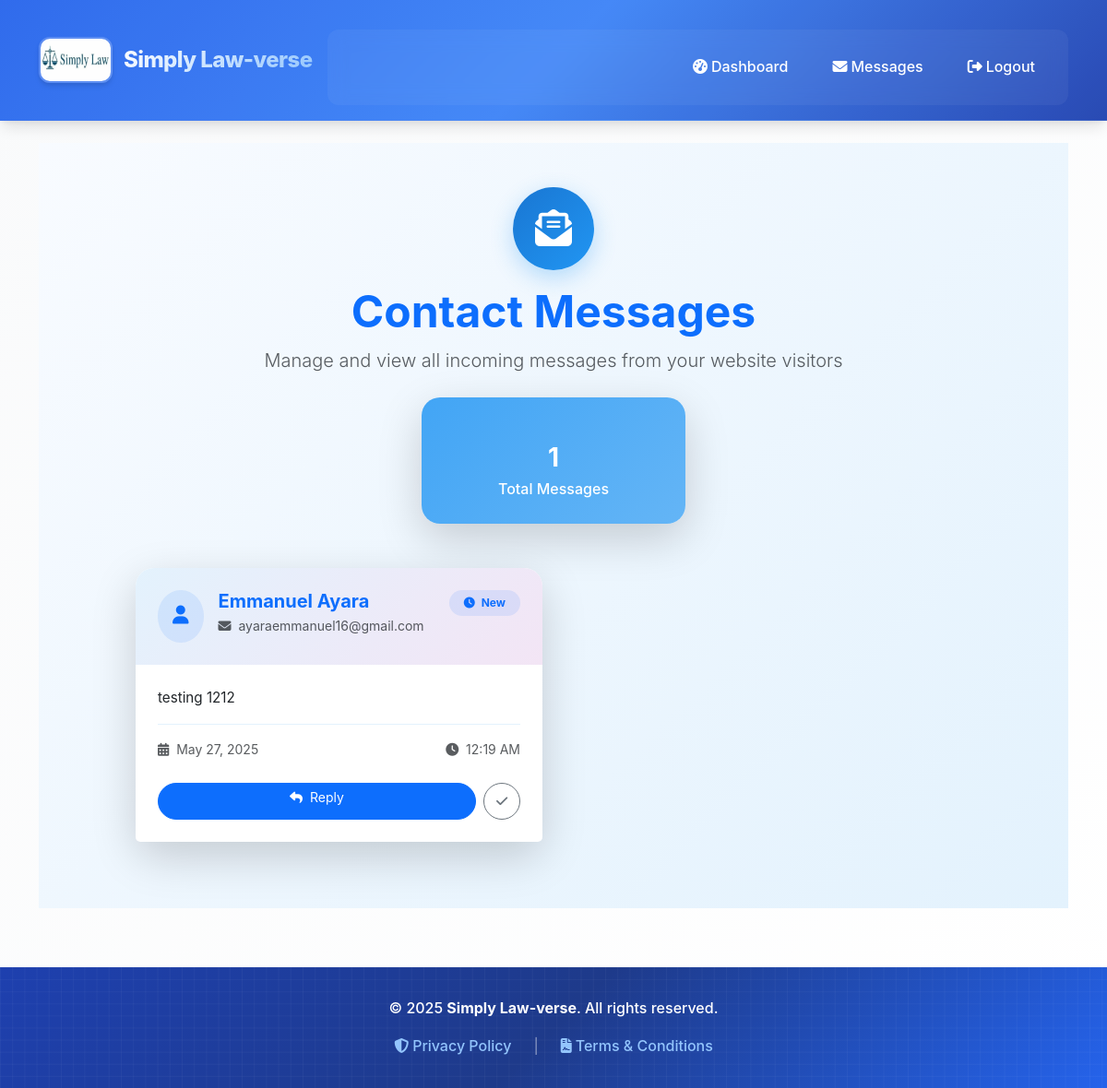
Screenshot of /messages (signed in) with the database file from the repository.
### models.py (models this page shows)
class Message(db.Model):
    id = db.Column(db.Integer, primary_key=True)
    name = db.Column(db.String(100), nullable=False)
    email = db.Column(db.String(120), nullable=False)
    message = db.Column(db.Text, nullable=False)
    date_sent = db.Column(db.DateTime, default=datetime.utcnow)

### routes.py (the view)
    @app.route('/messages')
    @login_required
    def view_messages():
        messages = Message.query.order_by(Message.date_sent.desc()).all()
        return render_template('messages.html', messages=messages)

### templates/messages.html (shortened to what this page needs)
{% extends 'layout.html' %}
{% block content %}
<div class="min-vh-100" style="background: linear-gradient(135deg, #f8fbff 0%, #e3f2fd 100%);">
  <div class="container py-5">
    <div class="row justify-content-center mb-5">
      <div class="col-12 col-lg-10">
        <div class="text-center mb-4">
          <div class="d-inline-block p-4 rounded-circle mb-3"
               style="background: linear-gradient(135deg, #1976d2 0%, #2196f3 100%); box-shadow: 0 8px 25px rgba(33, 150, 243, 0.3);">
            <i class="fas fa-envelope-open-text text-white" style="font-size: 2.5rem;"></i>
          </div>
          <h1 class="display-5 fw-bold text-primary mb-2">Contact Messages</h1>
          <p class="lead text-muted">Manage and view all incoming messages from your website visitors</p>
        </div>
        <div class="row justify-content-center">
          <div class="col-md-6 col-lg-4">
            <div class="card border-0 shadow-lg" style="border-radius: 20px; background: linear-gradient(135deg, #42a5f5 0%, #64b5f6 100%);">
              <div class="card-body text-center p-4">
                <div class="text-white">
                  <h3 class="fw-bold mb-1">{{ messages|length if messages else 0 }}</h3>
                  <p class="mb-0 fw-medium">Total Messages</p>
                </div>
              </div>
            </div>
          </div>
        </div>
      </div>
    </div>
    <div class="row justify-content-center">
      <div class="col-12 col-lg-10">
        {% if messages %}
          <div class="row">
            {% for msg in messages %}
              <div class="col-12 col-lg-6 mb-4">
                <div class="card border-0 shadow-lg h-100"
                     style="border-radius: 20px; transition: all 0.3s ease; background: white;">
                  <div class="card-header border-0 p-4"
                       style="background: linear-gradient(135deg, #e3f2fd 0%, #f3e5f5 100%); border-radius: 20px 20px 0 0;">
                    <div class="d-flex align-items-start">
                      <div class="bg-primary bg-opacity-10 rounded-circle p-3 me-3 flex-shrink-0">
                        <i class="fas fa-user text-primary fs-5"></i>
                      </div>
                      <div class="flex-grow-1">
                        <h5 class="fw-bold text-primary mb-1">{{ msg.name }}</h5>
                        <p class="text-muted mb-0 small">
                          <i class="fas fa-envelope me-1"></i>
                          {{ msg.email }}
                        </p>
                      </div>
                      <div class="text-end">
                        <span class="badge bg-primary bg-opacity-10 text-primary px-3 py-2 rounded-pill">
                          <i class="fas fa-clock me-1"></i>
                          New
                        </span>
                      </div>
                    </div>
                  </div>
                  <div class="card-body p-4">
                    <div class="message-content mb-3">
                      <p class="text-dark mb-0" style="line-height: 1.6; font-size: 0.95rem;">
                        {{ msg.message }}
                      </p>
                    </div>
                    <div class="d-flex justify-content-between align-items-center pt-3"
                         style="border-top: 1px solid #e3f2fd;">
                      <small class="text-muted">
                        <i class="fas fa-calendar-alt me-1"></i>
                        {{ msg.date_sent.strftime('%B %d, %Y') }}
                      </small>
                      <small class="text-muted">
                        <i class="fas fa-clock me-1"></i>
                        {{ msg.date_sent.strftime('%I:%M %p') }}
                      </small>
                    </div>
                  </div>
                  <div class="card-footer border-0 p-4 pt-0" style="background: white;">
                    <div class="d-flex gap-2">
                      <a href="mailto:{{ msg.email }}"
                         class="btn btn-primary btn-sm rounded-pill px-4 flex-fill"
                         style="transition: all 0.3s ease;">
                        <i class="fas fa-reply me-1"></i>
                        Reply
                      </a>
                      <button class="btn btn-outline-secondary btn-sm rounded-circle"
                              style="width: 40px; height: 40px; transition: all 0.3s ease;"
                              title="Mark as Read">
                        <i class="fas fa-check"></i>
                      </button>
                    </div>
                  </div>
                </div>
              </div>
            {% endfor %}
          </div>
        {% endif %}
      </div>
    </div>
  </div>
</div>
{% endblock %}

### templates/layout.html (style rules this page uses)
:root { --primary-blue: #2563eb; --secondary-blue: #3b82f6; --dark-blue: #1e40af; --light-blue: #60a5fa; --accent-blue: #93c5fd; --navy-blue: #1e3a8a; --white: #ffffff; --gray-50: #f9fafb; --gray-100: #f3f4f6; --gray-200: #e5e7eb; --gray-600: #4b5563; --gray-900: #111827; --shadow-sm: 0 1px 2px 0 rgba(0, 0, 0, 0.05); --shadow-md: 0 4px 6px -1px rgba(0, 0, 0, 0.1), 0 2px 4px -1px rgba(0, 0, 0, 0.06); --shadow-lg: 0 10px 15px -3px rgba(0, 0, 0, 0.1), 0 4px 6px -2px rgba(0, 0, 0, 0.05); --shadow-xl: 0 20px 25px -5px rgba(0, 0, 0, 0.1), 0 10px 10px -5px rgba(0, 0, 0, 0.04); }
* { box-sizing: border-box; }
body { background: linear-gradient(135deg, var(--gray-50) 0%, var(--white) 100%); font-family: -apple-system, BlinkMacSystemFont, 'Segoe UI', 'Roboto', 'Helvetica Neue', Arial, sans-serif; line-height: 1.6; margin: 0; padding: 0; }

### templates/messages.html (style rules this page uses)
.card { transition: all 0.3s ease; }
.message-content { max-height: 120px; overflow-y: auto; padding-right: 5px; }
.card { animation: fadeInUp 0.5s ease-out; }
.badge { animation: pulse 2s infinite; }
html { scroll-behavior: smooth; }

### rows the page displays
Message: name "Emmanuel Ayara", email "ayaraemmanuel16@gmail.com", message "testing 1212", date_sent "May 27, 2025", date_sent "12:19 AM"

### other values shown
{{ messages|length if messages else 0 }} "1"
{{ current_year or '2025' }} "2025"
